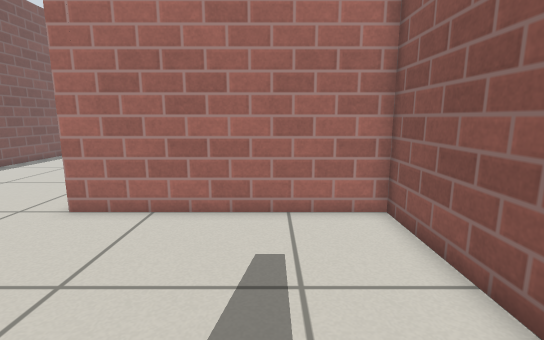
View 1 (above)

14 first-person views from a walk through a robot-simulator world made for Gazebo. The camera is 0.69 m above the floor, tilts 10° down and sees 85° across. The floor is counted in squares, 0.25 m on a side. Each view is taken from the middle of a square. On the plan, view 1 faces up. The plan holds only what a view shows up to about 20 squares ahead; the rest is blank. Simple patterns stand in for the simulator's built-in surfaces.

View 2
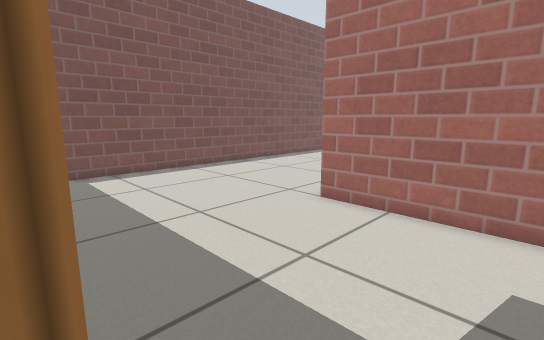

View 3
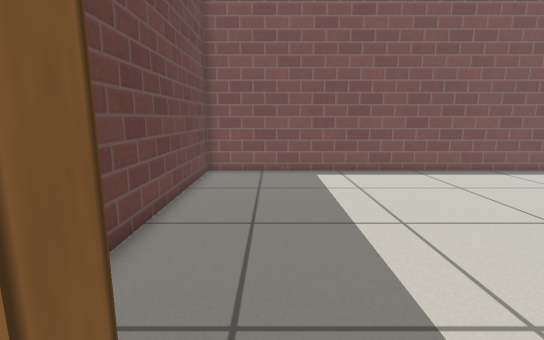

View 4
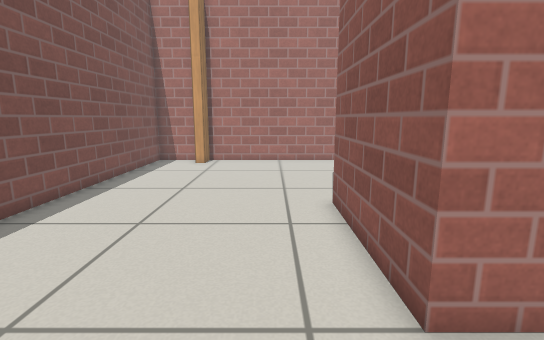

View 5
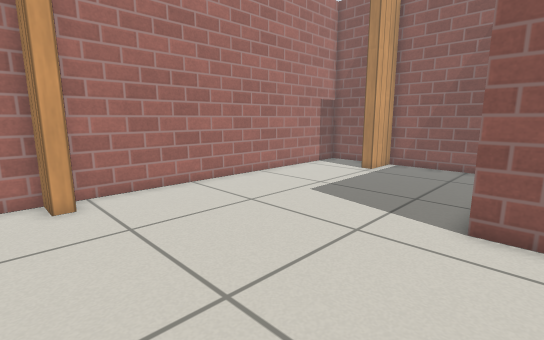

View 6
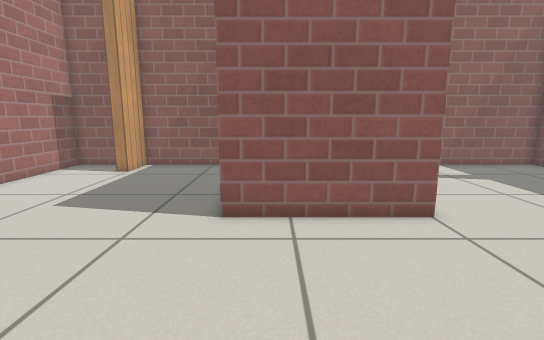

View 7
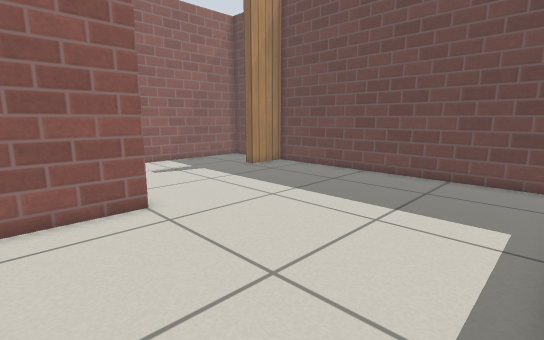

View 8
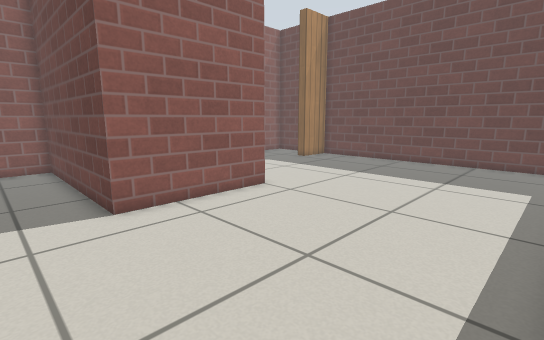

View 9
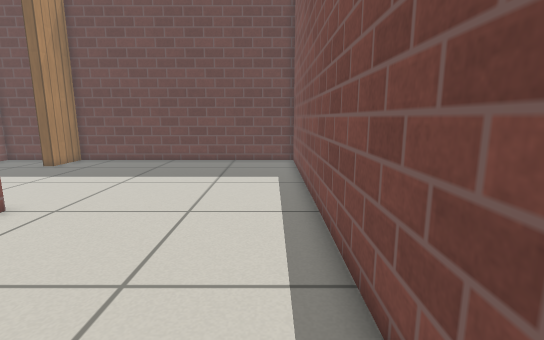

View 10
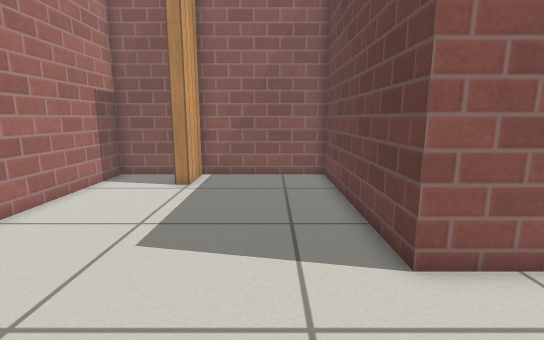

View 11
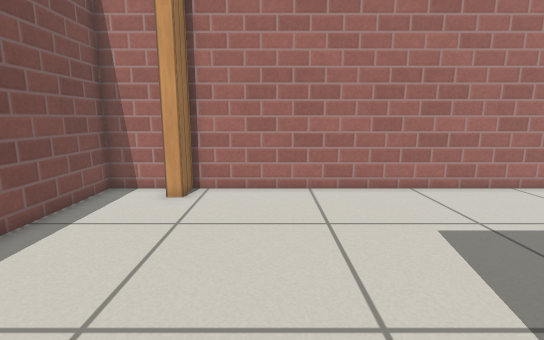

View 12
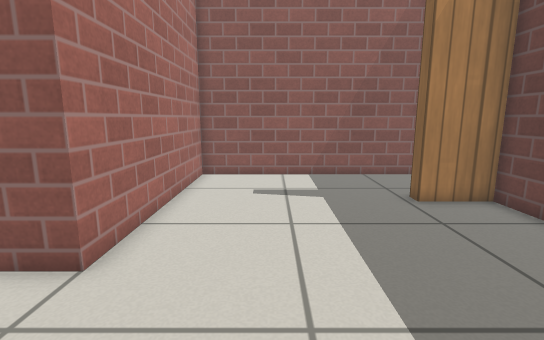

View 13
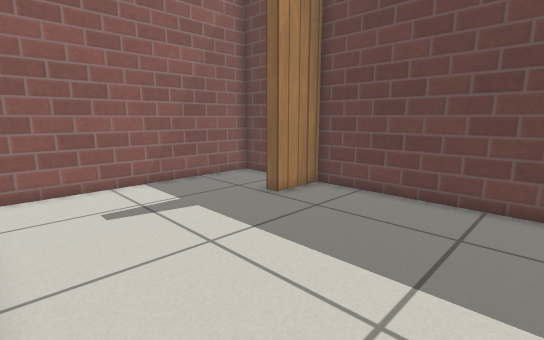

View 14
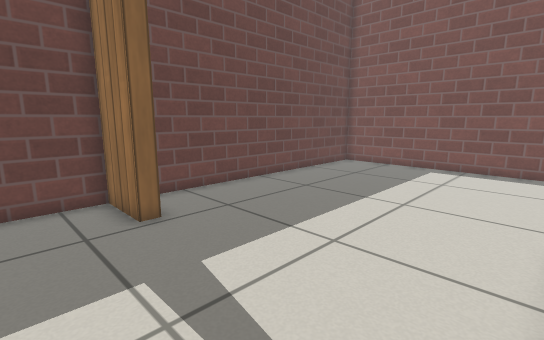

### Floor plan
Points are (right, up) in squares from view 1. A wall is a line through its corners. A room is listed if a view was taken in it or the views show most of it. See-through windows are left out.
Room 1 (views 1, 2, 3, 4, 5, 6, 7, 8, 9, 10, 11, 12, 13, 14)
walls: (3.4, 21.8) (3.4, 24.4) (-12.1, 24.4) (-12.1, 23.1) (-12.7, 23.1) (-12.7, 24.4) (-15.4, 24.4) (-15.4, -2.4) (-1.5, -2.4) (-1.5, 0.2) (-0.9, 0.2) (-0.9, -2.4) (3.4, -2.4) (3.4, 8.4) (-6, 8.4) (-6, 14.4) (3.4, 14.4) (3.4, 20.4) (1.1, 20.4) (1.1, 21.1)

Where each view was taken, in squares from view 1:
view 1: 0 up, 0 right, facing up
view 2: 0 up, 0 right, facing up-left
view 3: 1 up, 0 right, facing left
view 4: 5 up, 8 left, facing up
view 5: 13 up, 14 left, facing up-right
view 6: 13 up, 14 left, facing right
view 7: 12 up, 15 left, facing down-right
view 8: 17 up, 15 left, facing down-right
view 9: 17 up, 14 left, facing down
view 10: 17 up, 11 left, facing right
view 11: 13 up, 9 left, facing up
view 12: 5 up, 11 left, facing right
view 13: 8 up, 9 left, facing down-right
view 14: 8 up, 2 right, facing down-left
